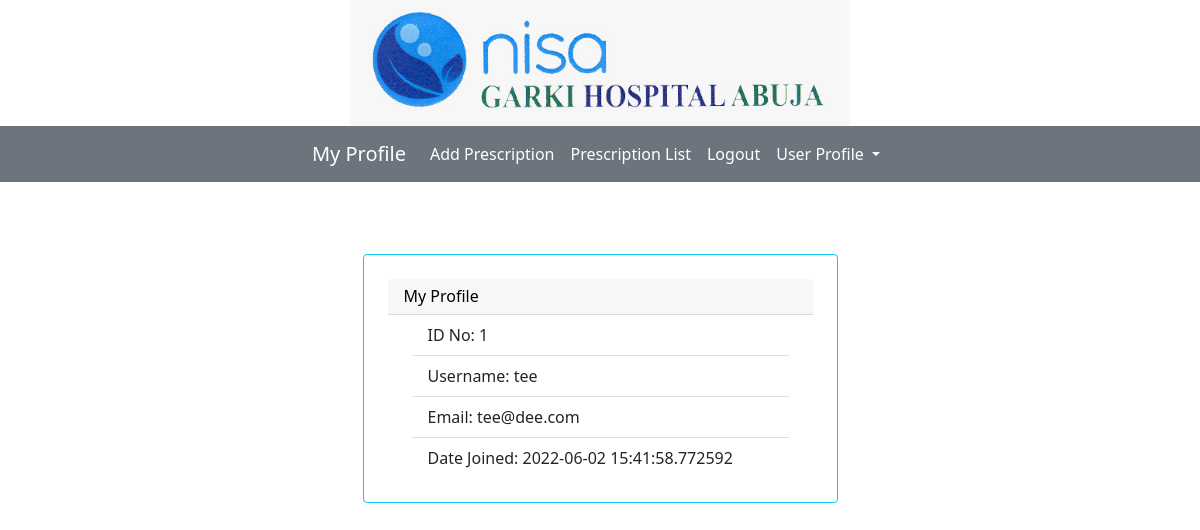
/ (signed in), run on the app's committed database.
### main.py (models this page shows, shortened)
class Pharm_User(UserMixin, db.Model): #owner
    __tablename__ = 'pharm_user'
    id = db.Column(db.Integer, primary_key=True)
    username = db.Column(db.String(50), index=True, unique=True)
    email = db.Column(db.String(150), unique=True, index=True)
    password_hash = db.Column(db.String(150))
    joined_at = db.Column(db.DateTime(), default=datetime.utcnow, index=True)
    inputter = relationship("Pharmacy", backref="Pharm_User.id")

### main.py (the view)
@app.route("/", methods=("GET", "POST"))
def index():
    return render_template("index.html")

### main.py (called while the page is built)
@login_manager.user_loader
def load_user(id):
    return Pharm_User.query.filter(Pharm_User.id==int(id)).first()

### templates/index.html (shortened to what this page needs)
{% extends 'base.html' %}
{% block content %}
<br/>
  <div class="row mt-4">
       <div class="col-lg-5 col-md-6 m-auto card p-4 border-info">
          <h6 class="card-header" style="text-align: left; color: black; ">My Profile</h6>
              <div class="container py-0.5 text-left">
                  <ul class="list-group list-group-flush">
                    <li class="list-group-item">ID No:  {{current_user.id}}</li>
                    <li class="list-group-item">Username:  {{ current_user.username}}</li>
                    <li class="list-group-item">Email: {{ current_user.email}}</li>
                    <li class="list-group-item">Date Joined: {{ current_user.joined_at}}</li>
                  </ul>
              </div>
       </div>
  </div>
</div>
{% endblock %}

### data on the page
Pharm_User: id "1", username "tee", email "tee@dee.com", joined_at "2022-06-02 15:41:58.772592"
